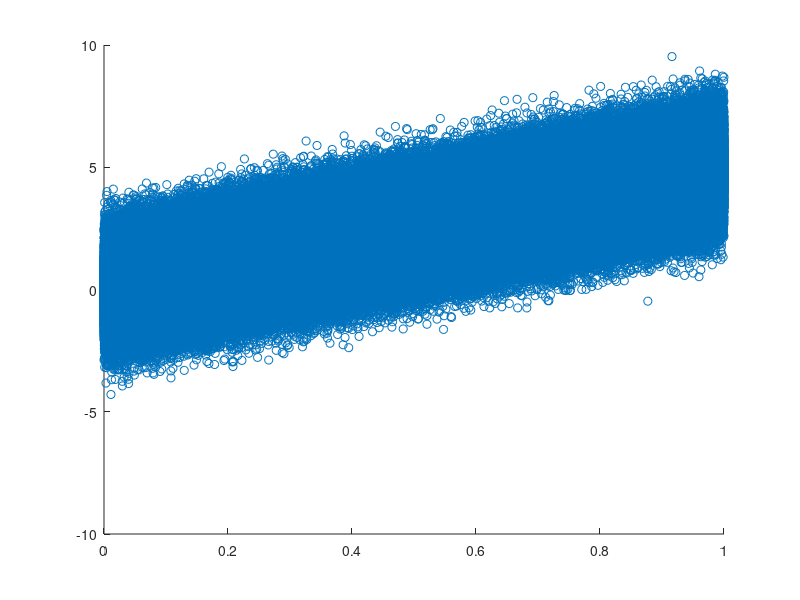
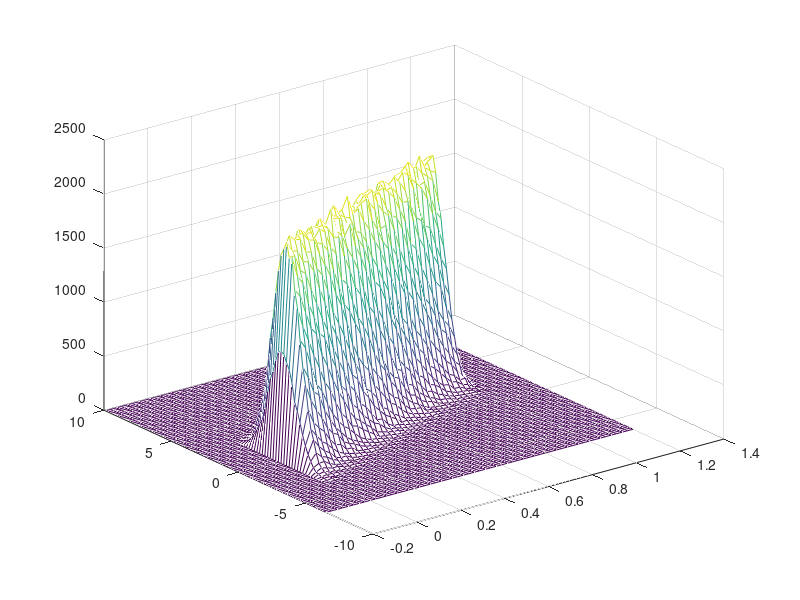
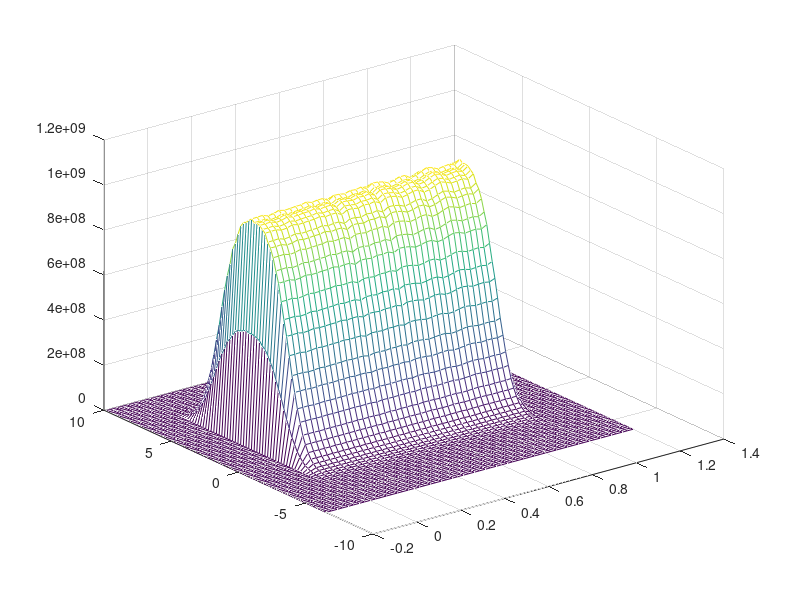

Write the MATLAB code that produced these figures, in order.
%%
%Jacob Howard
%Project 4
clear; clc;
%% Part 1
x = rand(1000000, 1);
n = randn(1000000, 1);
y = 5*x+n;
figure(1)
scatter(x,y)
%% Part 2
xc = [-0.2:0.025:1.2];
yc = [-6.5:0.2:10];
figure(2)
fxy = hist3 ([x,y],{xc yc});
mesh(xc, yc, fxy')
%% Part 4
N = 1000000;
x = rand(N,1); 
n = randn(N,1);     

y = 5*x + n;       
sum = 0;

%loop to find product
for i=1:length(y)     
sum = sum + x(i)*y(i);
end

mean = sum/length(y);

%print expected value
disp("Expected value: ");
disp(mean);
%% Part 5
figure(3)
fx = hist(x,xc);
fy = hist(y,yc);
figure(4)
mesh(xc,yc,fy'*fx)
%%